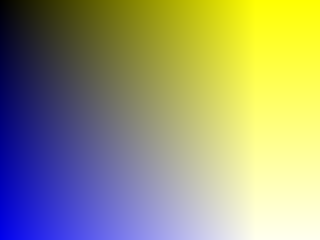
Frame 1 (no input)
Frame 60 (no input): identical to frame 1, image omitted
Frame 120 (the mouse pressed at the canvas centre since frame 60): identical to frame 1, image omitted

The p5.js sketch that drew this single still picture (run headless with seeded random() and noise() and a simulated clock; from frame 60 on, the mouse is pressed at the canvas centre):

// p5.js sketch
// ── sketch.js
function setup() {
  createCanvas(320, 240);
  pixelDensity(1);
}

function draw() {
  background(51);

  loadPixels();
  for (var y = 0; y < height; y++) {
    for (var x = 0; x < width; x++) {
      var index = (x + y * width) * 4;
      pixels[index + 0] = x;
      pixels[index + 1] = x; // random(255);
      pixels[index + 2] = y;
      pixels[index + 3] = 255;
    }
  }
  updatePixels();
}

// TRY: check performance with frameRate()

// https://editor.p5js.org/jht1493/sketches/GiSAQWxq4
// 11.3: The Pixel Array

// https://github.com/CodingTrain/website/blob/master/
//  Tutorials/P5JS/p5.js_video
